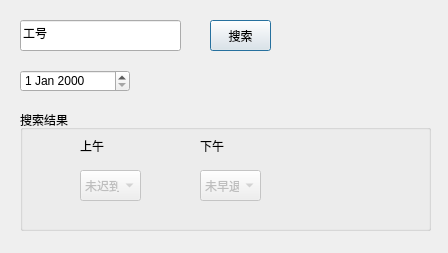
<?xml version="1.0" encoding="UTF-8"?>
<ui version="4.0">
 <class>selectCheckIn</class>
 <widget class="QDialog" name="selectCheckIn">
  <property name="geometry">
   <rect>
    <x>0</x>
    <y>0</y>
    <width>448</width>
    <height>253</height>
   </rect>
  </property>
  <property name="windowTitle">
   <string>企业人事管理系统</string>
  </property>
  <widget class="QLineEdit" name="searchLineText">
   <property name="geometry">
    <rect>
     <x>20</x>
     <y>20</y>
     <width>161</width>
     <height>31</height>
    </rect>
   </property>
   <property name="text">
    <string>工号</string>
   </property>
  </widget>
  <widget class="QDateEdit" name="dateEdit">
   <property name="geometry">
    <rect>
     <x>20</x>
     <y>70</y>
     <width>110</width>
     <height>22</height>
    </rect>
   </property>
  </widget>
  <widget class="QGroupBox" name="groupBox">
   <property name="geometry">
    <rect>
     <x>20</x>
     <y>110</y>
     <width>411</width>
     <height>121</height>
    </rect>
   </property>
   <property name="title">
    <string>搜索结果</string>
   </property>
   <widget class="QLabel" name="amLabel">
    <property name="geometry">
     <rect>
      <x>60</x>
      <y>30</y>
      <width>54</width>
      <height>12</height>
     </rect>
    </property>
    <property name="text">
     <string>上午</string>
    </property>
   </widget>
   <widget class="QLabel" name="pmLabel">
    <property name="geometry">
     <rect>
      <x>180</x>
      <y>30</y>
      <width>54</width>
      <height>12</height>
     </rect>
    </property>
    <property name="text">
     <string>下午</string>
    </property>
   </widget>
   <widget class="QComboBox" name="amComboBox">
    <property name="enabled">
     <bool>false</bool>
    </property>
    <property name="geometry">
     <rect>
      <x>60</x>
      <y>60</y>
      <width>61</width>
      <height>31</height>
     </rect>
    </property>
    <item>
     <property name="text">
      <string>未迟到</string>
     </property>
    </item>
    <item>
     <property name="text">
      <string>迟到</string>
     </property>
    </item>
    <item>
     <property name="text">
      <string>请假</string>
     </property>
    </item>
    <item>
     <property name="text">
      <string>----</string>
     </property>
    </item>
   </widget>
   <widget class="QComboBox" name="pmComboBox">
    <property name="enabled">
     <bool>false</bool>
    </property>
    <property name="geometry">
     <rect>
      <x>180</x>
      <y>60</y>
      <width>61</width>
      <height>31</height>
     </rect>
    </property>
    <item>
     <property name="text">
      <string>未早退</string>
     </property>
    </item>
    <item>
     <property name="text">
      <string>早退</string>
     </property>
    </item>
    <item>
     <property name="text">
      <string>请假</string>
     </property>
    </item>
    <item>
     <property name="text">
      <string>----</string>
     </property>
    </item>
   </widget>
  </widget>
  <widget class="QPushButton" name="searchBtn">
   <property name="geometry">
    <rect>
     <x>210</x>
     <y>20</y>
     <width>61</width>
     <height>31</height>
    </rect>
   </property>
   <property name="text">
    <string>搜索</string>
   </property>
  </widget>
 </widget>
 <resources/>
 <connections/>
</ui>
